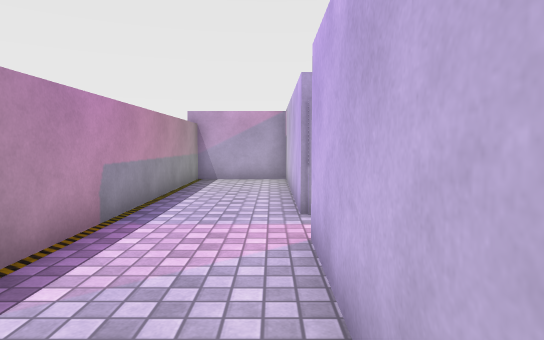
view 1 (above)

12 first-person views from a walk through a Unity game level. The camera is 1.2 m above the floor, tilts 4° down and sees 75° across. The floor is counted in squares, 1 m on a side. Each view is taken from the middle of a square. On the plan, view 1 faces up. The plan holds only what a view shows up to about 14 squares ahead; the rest is blank. The player character is not drawn. Some surface patterns are stand-ins.

view 2
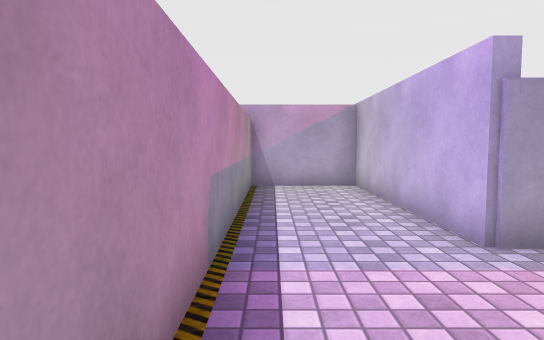

view 3
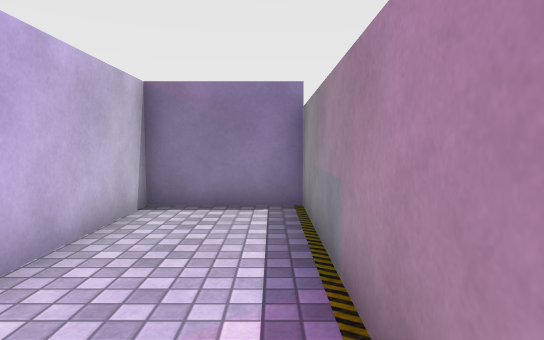

view 4
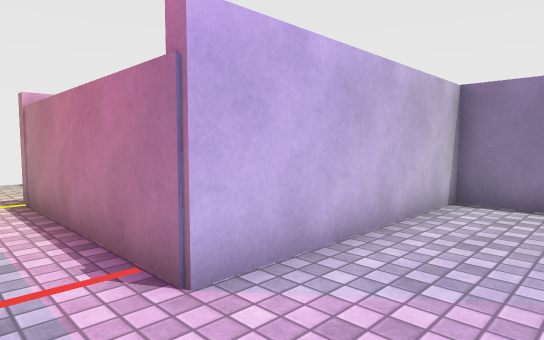

view 5
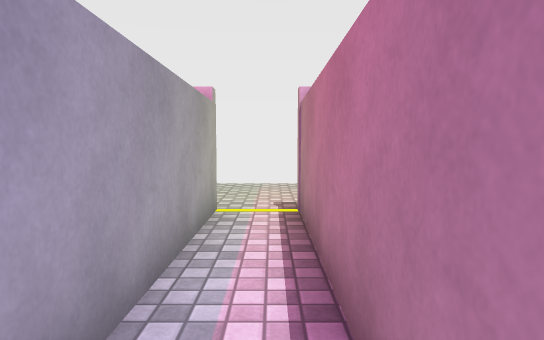

view 6
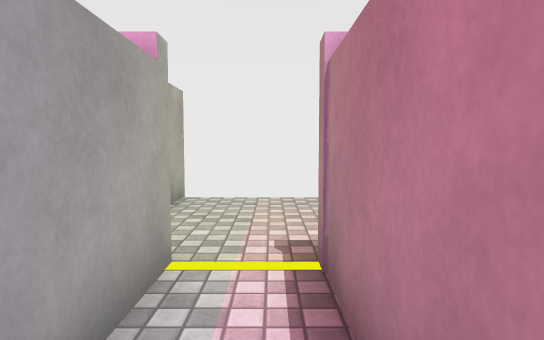

view 7
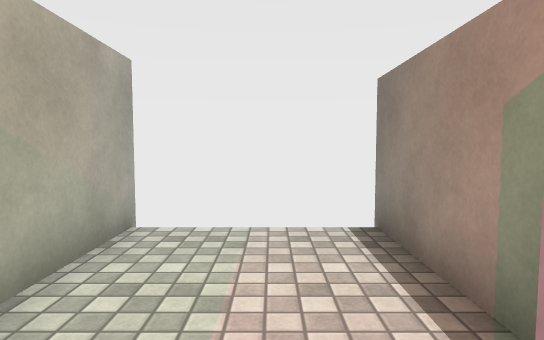

view 8
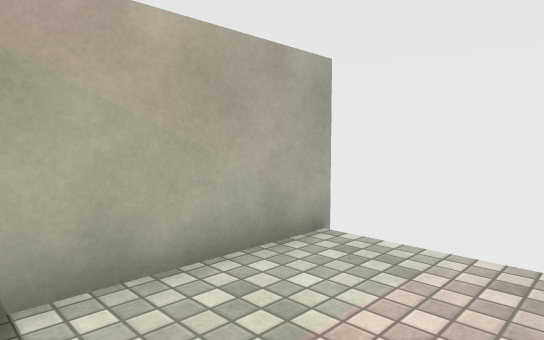

view 9
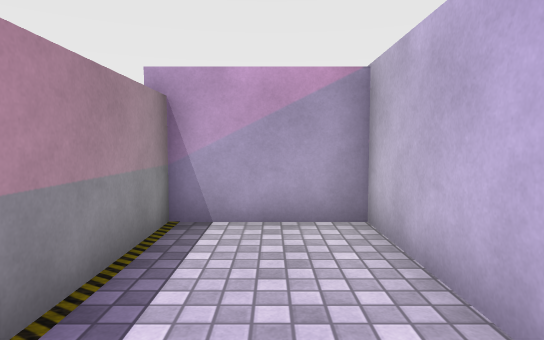

view 10
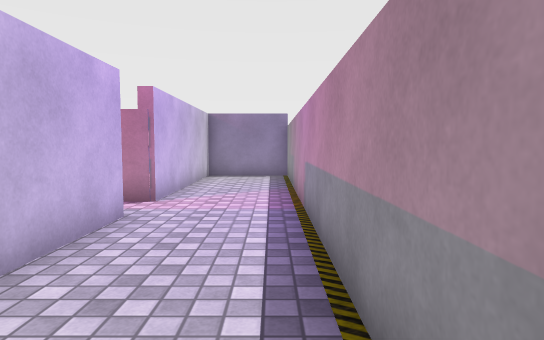

view 11
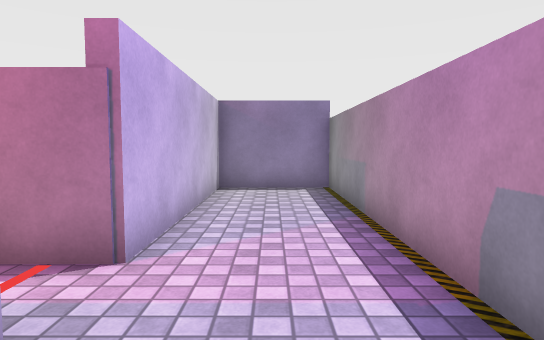

view 12
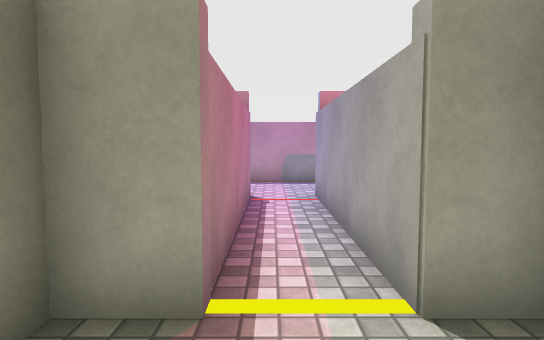

### Floor plan
Ten units are one square. View 1 is at (0, 0); x grows to the right and y downward. Boxes are objects, and circles mark ways between rooms. Rooms are numbered by the first view taken in them; rooms with no view inside come last. Other rooms are left out.
<svg viewBox="-31 -130 150 155">
<path fill="none" stroke="#000" d="M5 -60 5 -125 -26 -125 -26 20 5 20 5 -45M66 -69 66 -60 5 -60M114 -70 72 -70M5 -45 66 -45 66 -35 114 -35"/>
<circle cx="10" cy="-50" r="3" fill="#2a7"/>
<text x="-10" y="-60">1</text>
<text x="70" y="-50">2</text>
</svg>
Room 1 opens to room 2.

Where each view was taken, in squares from view 1:
view 1: 0 up, 0 right, facing up
view 2: 2 up, 2 left, facing up
view 3: 5 up, 2 left, facing down
view 4: 6 up, 2 left, facing down-right
view 5: 5 up, 0 right, facing right
view 6: 5 up, 3 right, facing right
view 7: 5 up, 6 right, facing right
view 8: 4 up, 7 right, facing up-right
view 9: 7 up, 1 left, facing up
view 10: 12 up, 2 left, facing down
view 11: 8 up, 1 left, facing down
view 12: 5 up, 9 right, facing left
